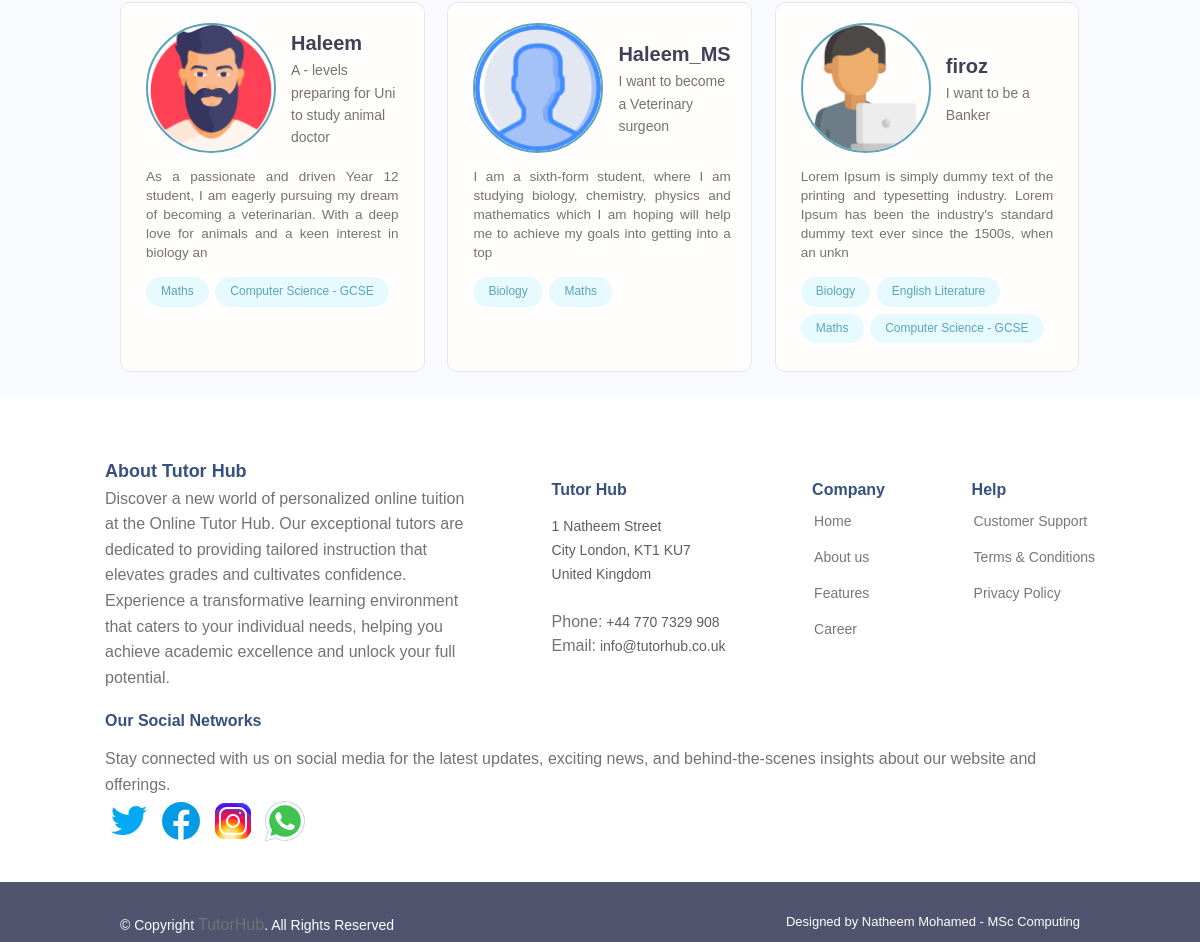
Page /student-profiles/ (lower part) on the earlier database version.
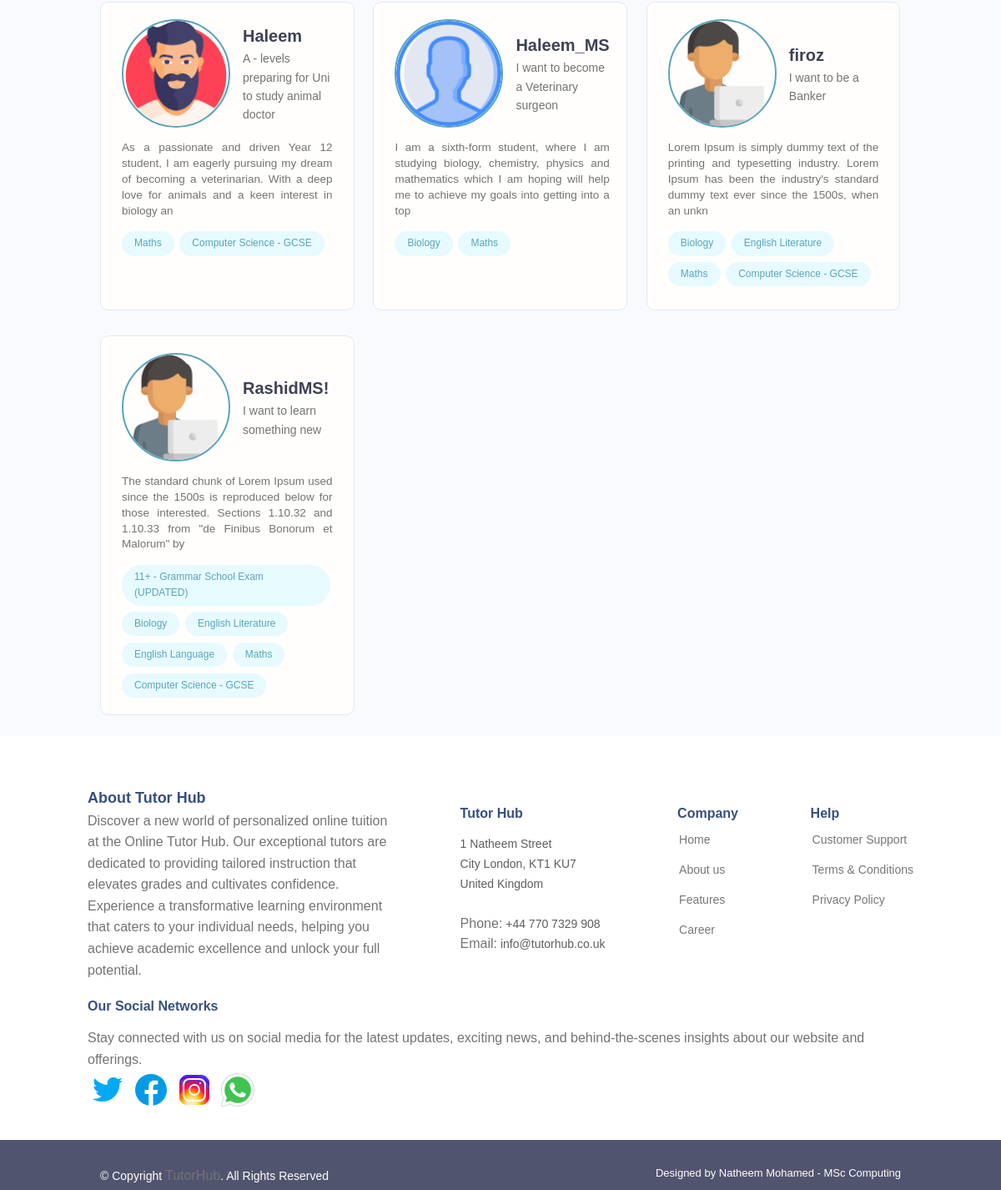
Same page on the later database version.
### userprofile/models.py (models this page shows, shortened)
class StudentProfile(models.Model):
    user = models.OneToOneField(settings.AUTH_USER_MODEL, on_delete=models.CASCADE,
                                       null=True, blank=True)
    email = models.EmailField(max_length=500, blank=False, null=True)
    username = models.CharField(max_length=200, blank=False, null=True)
    name = models.CharField(max_length=200, blank=False, null=True)
    first_name = models.CharField(max_length=300, blank=False, null=True)
    last_name = models.CharField(max_length=300, blank=True, null=True)
    short_goal = models.CharField(max_length=200, blank=True, null=True)
    bio = models.TextField(blank=True, null=True)
    EDUCATION_LEVEL = (
        ('Year 7', 'Year 7 KS3'),
        ('Year 8', 'Year 8 KS3'),
        ('Year 9', 'Year 9 KS3'),
        ('Year 10', 'Year 10 KS4'),
        ('Year 11', 'Year 11 KS4'),
        ('Year 12', 'Year 12 KS5'),
        ('Year 13', 'Year 13 KS5'),
    )
    Year_group = models.CharField(max_length=200, choices=EDUCATION_LEVEL)
    interested_subjects = models.ManyToManyField('MainSubjSkill',blank=True)
    profile_image = models.ImageField(null=True, blank=True, upload_to='student-profile-img/',
                                      default="defaultprofileimg/studentdefault.png")
    created = models.DateTimeField(auto_now_add=True)
    id = models.UUIDField(default=uuid.uuid4, unique=True, primary_key=True, editable=False)
    parent_name = models.CharField(max_length=150, blank=True, null=True)
    parent_email = models.EmailField(max_length=500, blank=True, null=True)
    parent_phone = models.CharField(max_length=20, blank=True, null=True)
    parent_pro_image = models.ImageField(null=True, blank=True, upload_to='student-parent-profile-img/',
                                      default="defaultprofileimg/parentm.png")
    PREFERRED_AVAILABILITY_CHOICES = [
        ('Weekday mornings', 'Weekday mornings'),
        ('Weekday afternoons', 'Weekday afternoons'),
        ('Weekday evenings', 'Weekday evenings'),
        ('Weekends mornings', 'Weekends mornings'),
        ('Weekends afternoons', 'Weekends afternoons'),
        ('Weekends evenings', 'Weekends evenings'),
    ]
    preferred_availability = models.CharField(
        max_length=100, choices=PREFERRED_AVAILABILITY_CHOICES, blank=True, null=True
    )

class MainSubjSkill(models.Model):
    owner = models.ForeignKey(TutorProfile, on_delete=models.CASCADE, null=True, blank=True)
    subject_name = models.CharField(max_length=200, unique=True)
    subject_description = models.TextField(null=True, blank=True)
    created = models.DateTimeField(auto_now_add=True)
    id = models.UUIDField(default=uuid.uuid4, unique=True,
                          primary_key=True, editable=False)

### userprofile/views.py (the view)
# urls.py: path('student-profiles/', views.studentProfiles, name="student-profiles"),
def studentProfiles(request):
    students = StudentProfile.objects.all()
    context = {'students': students}
    return render (request, 'userprofile/studentprofile/student-profiles.html', context)

### userprofile/templates/userprofile/studentprofile/student-profiles.html (shortened to what this page needs)
{% extends 'main.html' %}
{% block content %}
<main class="home">
    <section class="devlist">
      <div class="container">
        <div class="grid grid--three">
          {% for student in students %}
          <div class="column card">
            <div class="dev">
              <a href="{% url 'student-profile' student.id %}" class="card__body">
                <div class="dev__profile">
                  <img class="avatar avatar--md" src="{{student.profile_image.url}}" alt="image" />
                  <div class="dev__meta">
                    <h3>{{student.username}}</h3>
                    <h5>{{student.short_goal}}</h5>
                  </div>
                </div>
                <p class="dev__info">{{student.bio|slice:"165"}}</p>
                <div class="dev__skills">
                  {% for subject in student.interested_subjects.all %}
                  <span class="tag tag--pill tag--main">
                    <small>{{subject.subject_name}}</small>
                  </span>
                  {% endfor %}
                </div>
              </a>
            </div>
          </div>
          {% endfor %}
        </div>
      </div>
    </section>
  </main>
{% endblock content %}

Differences in the rows shown:
added StudentProfile: profile_image (placeholder picture), username "RashidMS!", short_goal "I want to learn something new", bio "The standard chunk of Lorem Ipsum used since the 1500s is reproduced below for those interested. Sections 1.10.32 and 1.10.33 from \"de Finibus Bonorum et Malorum\" by", MainSubjSkill (subject_name "Biology"), MainSubjSkill (subject_name "English Literature"), MainSubjSkill (subject_name "Maths"), MainSubjSkill (subject_name "Computer Science - GCSE")
now on this page (row unchanged): MainSubjSkill: subject_name "11+ - Grammar School Exam (UPDATED)", shown under "RashidMS!"
now on this page (row unchanged): MainSubjSkill: subject_name "English Language", shown under "RashidMS!"
